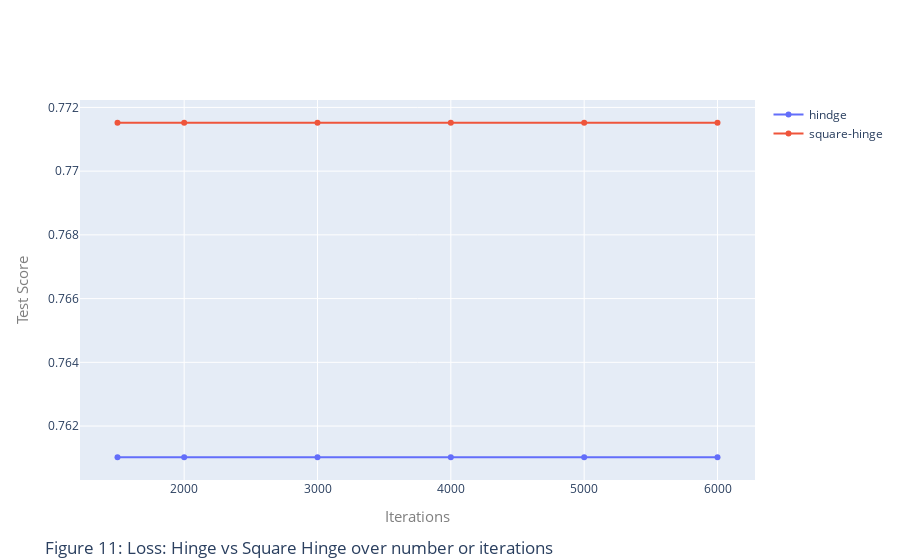

Source (notebook cell):
### Code cell
plotHingeSquare()

### Figure 1 — Plotly figure (JSON) as saved in the notebook; plotly's stock layout.template omitted (floating-point values rounded to 4 significant figures)
{"data": [{"mode": "lines+markers", "name": "hindge", "type": "scatter", "x": [1500, 2000, 3000, 4000, 5000, 6000], "y": [0.761, 0.761, 0.761, 0.761, 0.761, 0.761]}, {"mode": "lines+markers", "name": "square-hinge", "type": "scatter", "x": [1500, 2000, 3000, 4000, 5000, 6000], "y": [0.7715, 0.7715, 0.7715, 0.7715, 0.7715, 0.7715]}], "layout": {"autosize": true, "title": {"text": "Figure 11: Loss: Hinge vs Square Hinge over number or iterations", "xref": "container", "y": 0.01}, "xaxis": {"autorange": true, "range": [1231.0, 6269.0], "title": {"font": {"color": "#7f7f7f", "size": 15}, "text": "Iterations"}, "type": "linear"}, "yaxis": {"autorange": true, "range": [0.7603, 0.7723], "title": {"font": {"color": "#7f7f7f", "size": 15}, "text": "Test Score"}, "type": "linear"}}}
